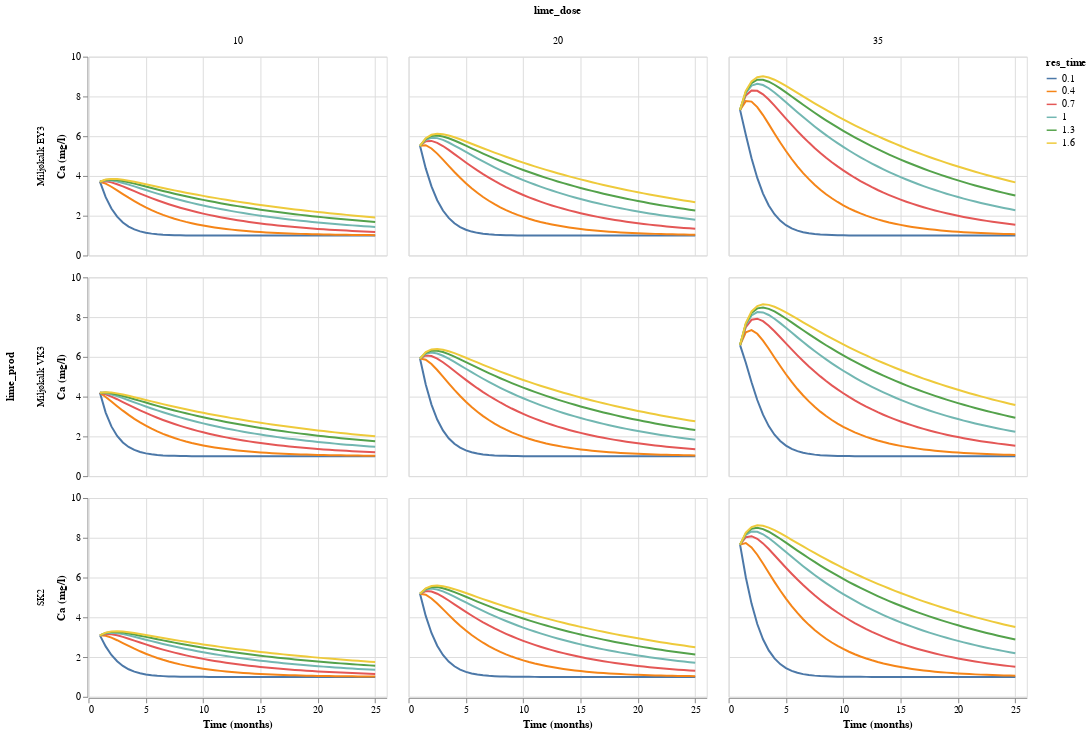

The code cell stored with this chart in its notebook:
### Code cell
# Plot
df2 = df.query("spr_meth == 'wet'")
alt.Chart(df2).mark_line().encode(
    x="Time (months):Q", y="Ca (mg/l):Q", color="res_time:N"
).properties(width=300, height=200,).facet(
    column="lime_dose:O",
    row="lime_prod:N",
)

### Figure 1 — Vega-Lite specification as saved in the notebook (floating-point values rounded to 4 significant figures; data arrays with more than 128 entries replaced by an {"elided": "..."} marker saying what was removed)
{"config": {"view": {"continuousWidth": 400, "continuousHeight": 300}}, "data": {"name": "data-119abeade1e3f9b7d168ede49b7aee45"}, "facet": {"column": {"field": "lime_dose", "type": "ordinal"}, "row": {"field": "lime_prod", "type": "nominal"}}, "spec": {"mark": "line", "encoding": {"color": {"field": "res_time", "type": "nominal"}, "x": {"field": "Time (months)", "type": "quantitative"}, "y": {"field": "Ca (mg/l)", "type": "quantitative"}}, "height": 200, "width": 300}, "$schema": "https://vega.github.io/schema/vega-lite/v4.17.0.json", "datasets": {"data-119abeade1e3f9b7d168ede49b7aee45": {"elided": "2646 records"}}}
